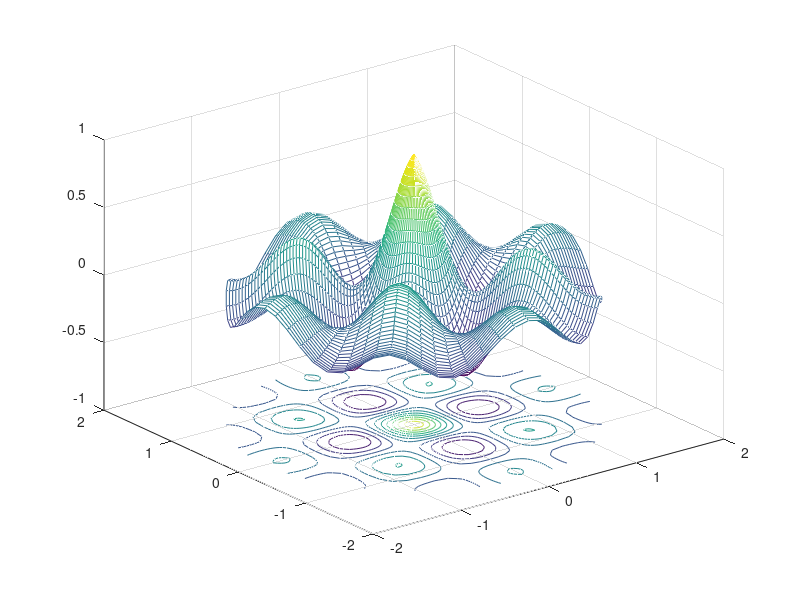

MATLAB code to generate this figure:
%%
t = 0:.2:4*pi;
x = 3*(cos(t) - cos(3*t)/3);
y = 3*(sin(t) - sin(3*t)/3);
z = 3*t;
plot3(x,y,z), grid on
D = [x',y',z'];
dlmwrite('cdata1.csv', D, ',');

%%
t = 0:.1:10*pi;
x = 3*(cos(t) - cos(3*t)/3);
y = 3*(sin(t) - sin(3*t)/3);
z = 3*t;
plot3(x,y,z), grid on
D = [x',y',z'];
dlmwrite('cdata2.csv', D, ',');

%%
t = 0:.2:10*pi;
x = 15*cos(t) - 5*cos(3*t);
y = 15*sin(t) - 2*sin(3*t);
z = 15*t;
plot3(x,y,z), grid on
D = [x',y',z'];
dlmwrite('cdata3.csv', D, ',');

%%
[x, y] = meshgrid(linspace(0, 3, 64), linspace(0, 1, 41));
z = -(1-cos(4*pi*y)).^(1/4).*(1-cos(2*pi*x)).^(1/4);
meshc(x, y, z);
%[C, H] = contour(x, y, z);
%clabel(C, H)

%%
[x, y] = meshgrid(linspace(-1, 1, 31));
z = exp(-sqrt(x.^2+y.^2)).*cos(4*x).*cos(4*y);
%contour(x, y, z);
meshc(x, y, z);

%%
[r, theta] = meshgrid(linspace(0, 1.7, 60), linspace(0, 2*pi, 73));
x = r.*cos(theta);
y = r.*sin(theta);
z = exp(-r).*cos(4*x).*cos(4*y);
meshc(x, y, z);
